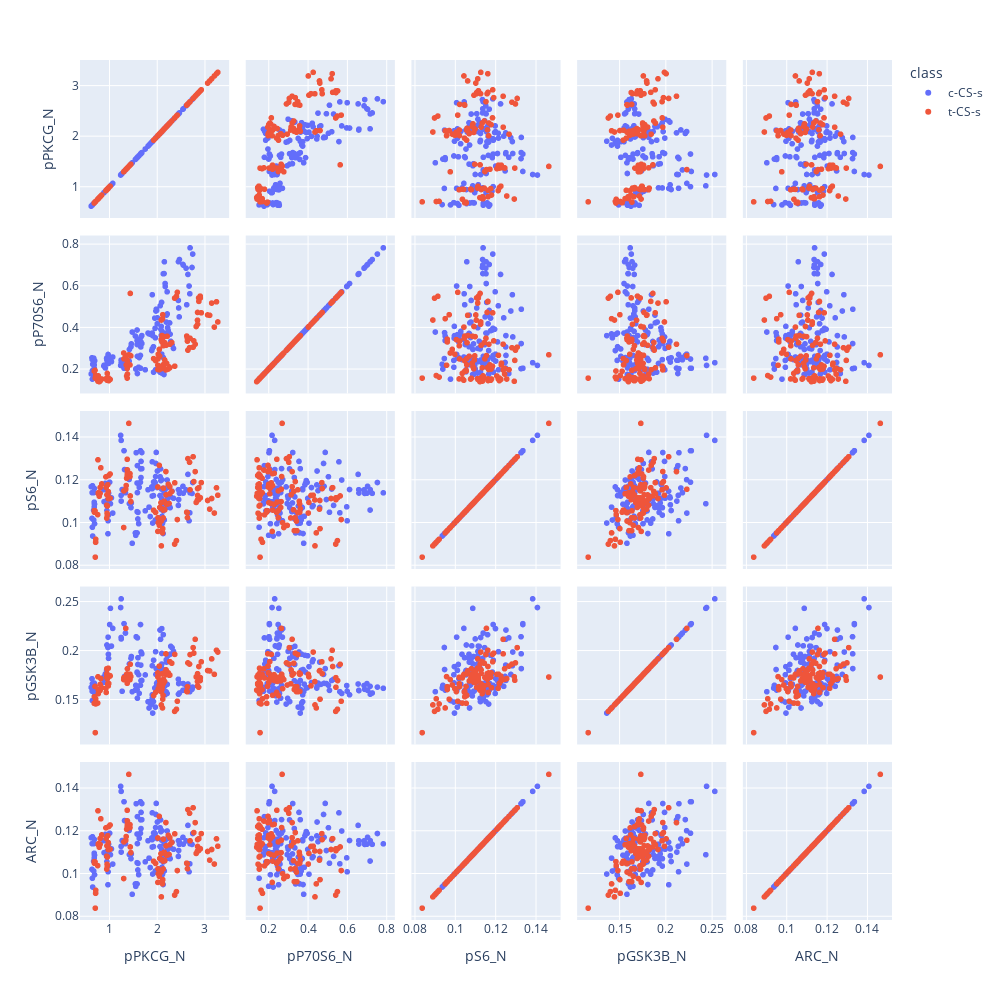

The notebook cell saved with this chart:
### Code cell
fig = px.scatter_matrix(df, 
                        dimensions=["pPKCG_N", "pP70S6_N", "pS6_N", "pGSK3B_N", "ARC_N"], 
                        color="class", width=1000, height=1000)

fig.show()
